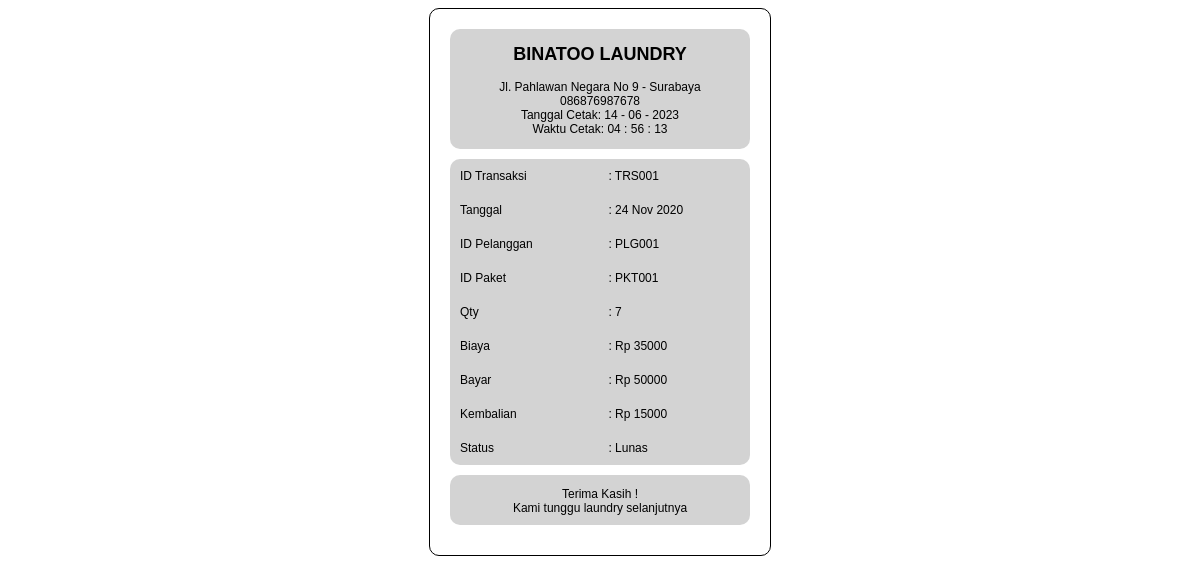
Page /pelanggan/notasatuan.php (signed in) on the committed database.
### tables this page shows
CREATE TABLE `transaksi` (
  `id_transaksi` varchar(10) NOT NULL,
  `tanggal` varchar(20) NOT NULL,
  `id_pelanggan` varchar(10) NOT NULL,
  `id_paket` varchar(10) NOT NULL,
  `qty` int(11) NOT NULL,
  `biaya` int(11) NOT NULL,
  `bayar` int(11) NOT NULL,
  `kembalian` int(11) NOT NULL
);

### pelanggan/notasatuan.php (the view, shortened to what this page needs)
<?php
    include '../conn.php';
    $username = $_SESSION['username'];
    $sql_pelanggan = "SELECT id_pelanggan, `nama_pelanggan` FROM pelanggan WHERE username = :username";
    $stmt_pelanggan = $conn->prepare($sql_pelanggan);
    $stmt_pelanggan->bindParam(':username', $username);
    $stmt_pelanggan->execute();
    $hasil_pelanggan = $stmt_pelanggan->fetch(PDO::FETCH_ASSOC);
    $id_pelanggan = $hasil_pelanggan['id_pelanggan'];
    $sql_transaksi = "SELECT * FROM transaksi WHERE id_pelanggan = :id_pelanggan";
    $stmt_transaksi = $conn->prepare($sql_transaksi);
    $stmt_transaksi->bindParam(':id_pelanggan', $id_pelanggan);
    $stmt_transaksi->execute();
    $transaksi = $stmt_transaksi->fetchAll(PDO::FETCH_ASSOC);
?>
<!DOCTYPE html>
<html lang="en">
<head>
    <link rel="stylesheet" href="stylenota.css">
</head>
<body>
        <div class="container">
            <div class = "head">
                <h2>BINATOO LAUNDRY</h2>
                <p>Jl. Pahlawan  Negara No 9 - Surabaya <br>
                086876987678 <br>
                Tanggal Cetak: <?php echo date(' d - m - Y'); ?> <br>
                Waktu Cetak: <?php echo date('H : i : s'); ?></p>
            </div>
            <div>
                <table>
                    <?php foreach ($transaksi as $row) : ?>
                        <?php if ($row['kembalian'] > 0) : ?>
                        <tr>
                            <td>ID Transaksi</td>
                            <td> : <?php echo $row['id_transaksi']; ?></td>
                        </tr>
                        <tr>
                            <td>Tanggal</td>
                            <td> : <?php echo $row['tanggal']; ?></td>
                        </tr>
                        <tr>
                            <td>ID Pelanggan</td>
                            <td> : <?php echo $row['id_pelanggan']; ?></td>
                        </tr>
                        <tr>
                            <td>ID Paket</td>
                            <td> : <?php echo $row['id_paket']; ?></td>
                        </tr>
                        <tr>
                            <td>Qty</td>
                            <td> : <?php echo $row['qty']; ?></td>
                        </tr>
                        <tr>
                            <td>Biaya</td>
                            <td> : Rp <?php echo $row['biaya']; ?></td>
                        </tr>
                        <tr>
                            <td>Bayar</td>
                            <td> : Rp <?php echo $row['bayar']; ?></td>
                        </tr>
                        <tr>
                            <td>Kembalian</td>
                            <td> : Rp <?php echo $row['kembalian']; ?></td>
                        </tr>
                        <tr>
                            <td>Status</td>
                            <td> : Lunas </td>
                        </tr>
                        <?php endif; ?>
                    <?php endforeach; ?>
                </table>
            </div>
            <div class = "foot">
                <p> Terima Kasih ! <br> Kami tunggu laundry selanjutnya <br>
            </div>
        </div>
                <br>
</body>
</html>

### pelanggan/stylenota.css (style rules this page uses)
.container { max-width: 300px; margin: 0 auto; padding: 20px; font-family: Arial, sans-serif; display: flex; flex-direction: column; align-items: center; border: 1px solid black; border-radius: 10px; }
.head { width: 300px; height: 120px; margin-bottom: 10px; background-color: lightgrey; text-align: center; border-radius: 10px; font-size: 12px; }
table { width: 300px; height: 300px; margin-bottom: 10px; background-color: lightgrey; border-radius: 10px; font-size: 12px; border-collapse: collapse; }
table td { padding: 10px; }
.foot { width: 300px; height: 50px; margin-bottom: 10px; background-color: lightgrey; text-align: center; border-radius: 10px; font-size: 12px; }

### rows in the picture
transaksi: id_transaksi "TRS001", tanggal "24 Nov 2020", id_pelanggan "PLG001", id_paket "PKT001", qty "7", biaya "35000", bayar "50000", kembalian "15000"
